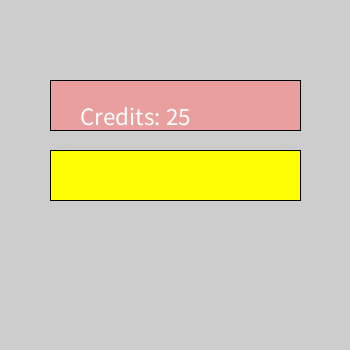
Frame 1 (no input)
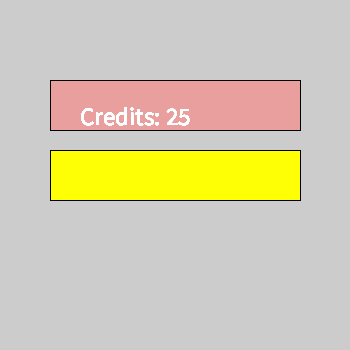
Frame 60 (the mouse pressed at the canvas centre just before this capture)
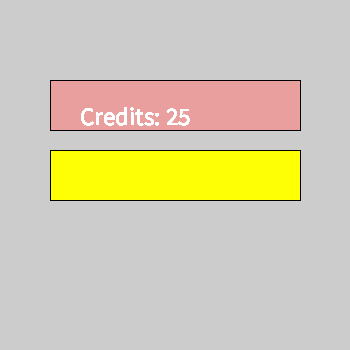
Frame 120 (the mouse held since frame 60 and released just before this capture)

The Processing sketch that drew these frames (run headless with seeded random() and noise(); from frame 60 on, the mouse is pressed at the canvas centre):

// Processing sketch: Opgave_3_7
// ── Opgave_3_7.pde

final int BOX_KLEUR = #FEFF05;
final int BOX2_KLEUR = #EA9F9F;
int textKleur = #FF0000;
int hoogte = 50;
int breedte = 250;
int xPos; 
int yPos;
int xPosText;
int yPosText;
int credits;
int xPosTextCredits;
int yPosTextCredits;
int correctieTextBoxX;
int correctieTextBoxY;


void setup() {
  size(350,350);
  xPos = width / 2 - breedte / 2;
  yPos = height / 2 - hoogte / 2;
  correctieTextBoxX = breedte / 2 - 80;
  correctieTextBoxY = hoogte / 2 + 20;
  xPosText = xPos + correctieTextBoxX;
  yPosText = yPos + correctieTextBoxY;
  xPosTextCredits = xPos + 30;
  yPosTextCredits = yPos - 25;
  fill(BOX_KLEUR);
  rect(xPos, yPos, breedte, hoogte);
  fill(BOX2_KLEUR);
  rect(xPos, yPos - 70, breedte, hoogte);
  credits = 25;
  println("Nieuwe pos" + xPosTextCredits, yPosTextCredits);
  println (xPos, yPos);
  smooth();
}

void draw() {
  println (xPos, yPos);
  println(mouseX, mouseY);
  fill(255);
  textSize(25);
  text("Credits: " + credits, xPosTextCredits, yPosTextCredits);
}

void mouseClicked() {
  fill(BOX_KLEUR);
  rect(xPos, yPos, breedte, hoogte);
  fill(BOX2_KLEUR);
  rect(xPos, yPos - 70, breedte, hoogte);
  fill(textKleur);
  text("(" + mouseX + " - " + mouseY + ")", xPosText, yPosText);
  if (mouseX % 2 == 0 && mouseY % 2 == 0) {
     credits++;
  }
  else if (mouseX % 2 != 0 && mouseY % 2 != 0) {
      credits = credits - 1;
  if (credits == 0);
    credits = 25;
  }
  {
  }
}
